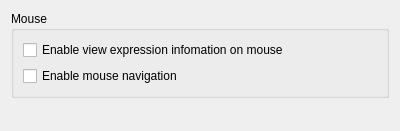
<?xml version="1.0" encoding="UTF-8"?>
<ui version="4.0">
 <class>GolangEditOption</class>
 <widget class="QWidget" name="GolangEditOption">
  <property name="geometry">
   <rect>
    <x>0</x>
    <y>0</y>
    <width>400</width>
    <height>131</height>
   </rect>
  </property>
  <property name="windowTitle">
   <string>Form</string>
  </property>
  <layout class="QVBoxLayout" name="verticalLayout_2">
   <item>
    <widget class="QGroupBox" name="groupBox">
     <property name="title">
      <string>Mouse</string>
     </property>
     <layout class="QVBoxLayout" name="verticalLayout">
      <item>
       <widget class="QCheckBox" name="enableMouseInfoCheckBox">
        <property name="text">
         <string>Enable view expression infomation on mouse</string>
        </property>
       </widget>
      </item>
      <item>
       <widget class="QCheckBox" name="enableMouseNavigationCheckBox">
        <property name="text">
         <string>Enable mouse navigation</string>
        </property>
       </widget>
      </item>
     </layout>
    </widget>
   </item>
   <item>
    <spacer name="verticalSpacer">
     <property name="orientation">
      <enum>Qt::Vertical</enum>
     </property>
     <property name="sizeHint" stdset="0">
      <size>
       <width>20</width>
       <height>34</height>
      </size>
     </property>
    </spacer>
   </item>
  </layout>
 </widget>
 <resources/>
 <connections/>
</ui>
